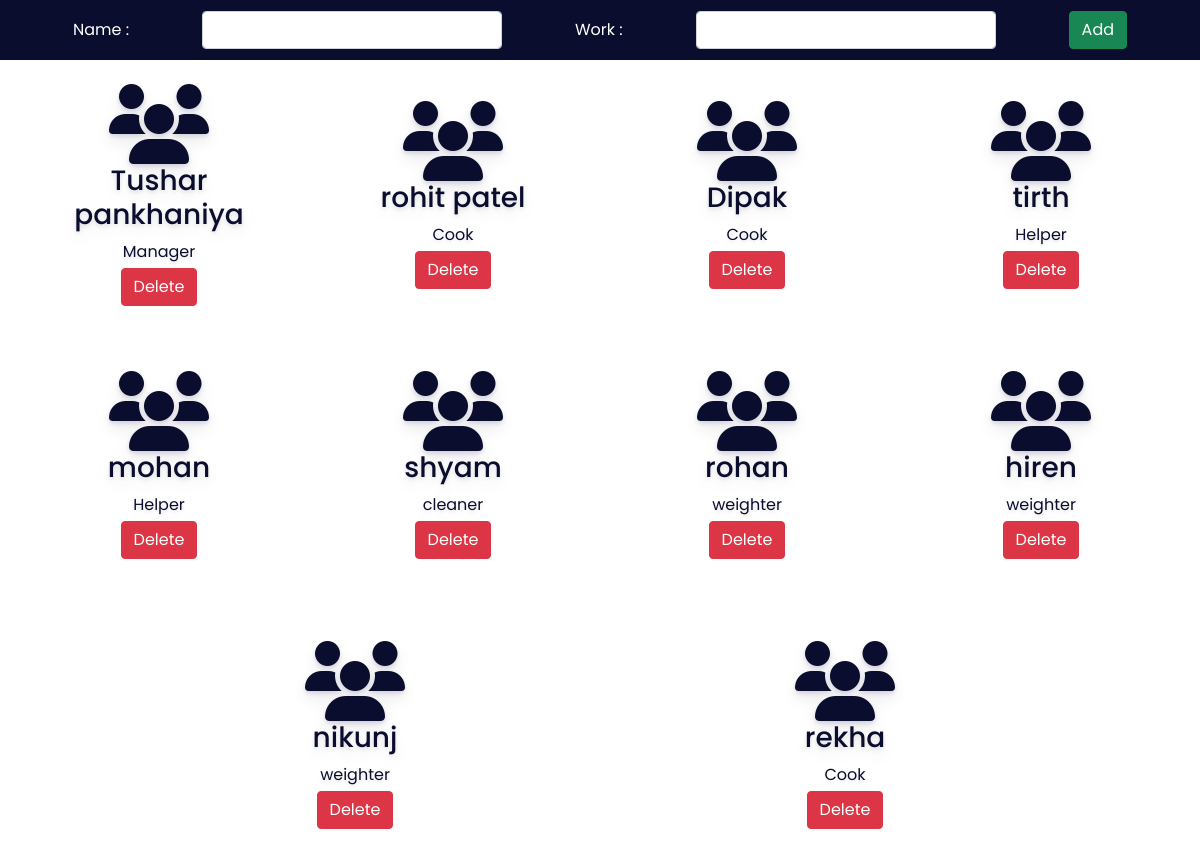
Before: /admin/staff.php with the older database file.
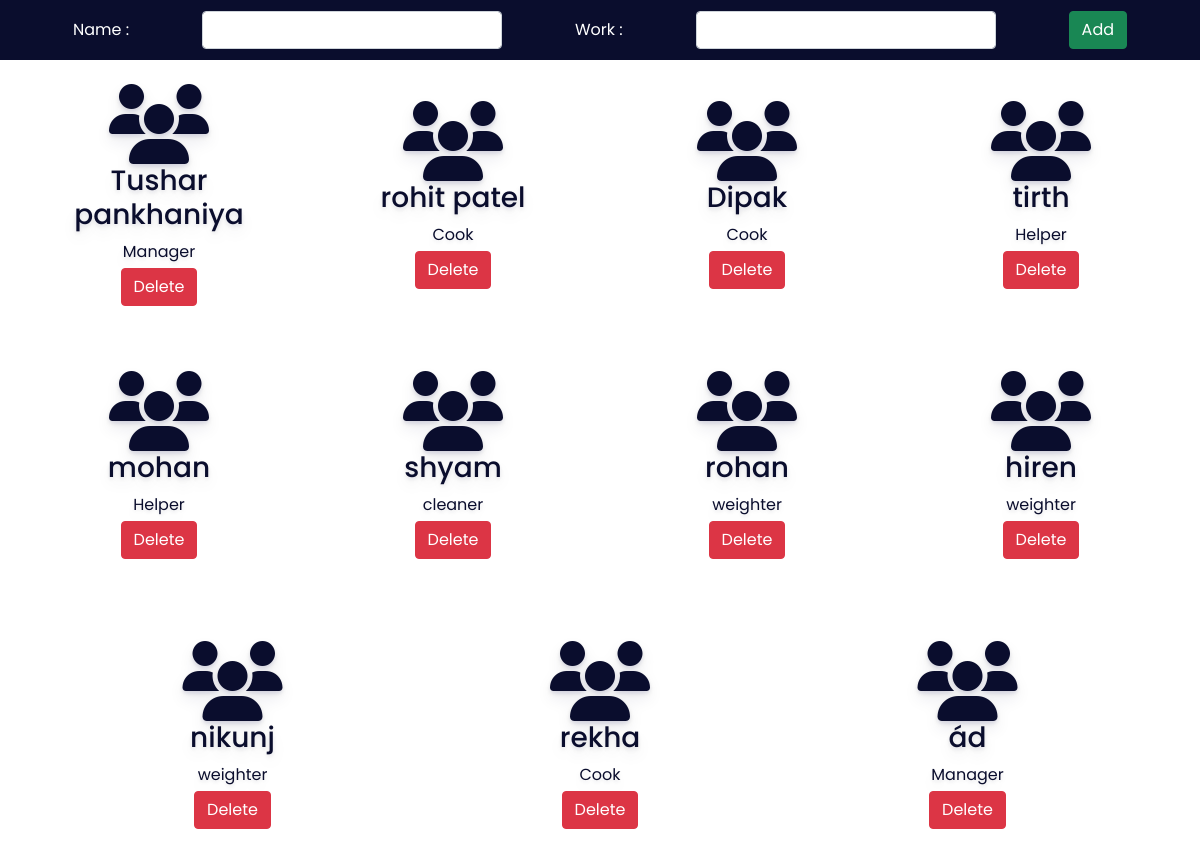
After: the same page with the newer database file.
### tables this page shows
CREATE TABLE `staff` (
  `id` int(30) NOT NULL,
  `name` varchar(30) NOT NULL,
  `work` varchar(30) NOT NULL,
  `Country` varchar(50) DEFAULT 'Main Branch'
);

### admin/staff.php (the view, shortened to what this page needs)
<?php
include '../config.php';
?>
<!DOCTYPE html>
<html lang="en">
<head>
    <link rel="stylesheet" href="https://cdnjs.cloudflare.com/ajax/libs/font-awesome/6.2.0/css/all.min.css" />
    <link href="https://cdn.jsdelivr.net/npm/bootstrap@5.0.2/dist/css/bootstrap.min.css" rel="stylesheet">
    <link rel="stylesheet" href="css/room.css">
</head>
<body>
    <div class="addroomsection">
        <form action="" method="POST">
            <label for="troom">Name :</label>
            <input type="text" name="staffname" class="form-control">
            <label for="bed">Work :</label>
            <select name="staffwork" class="form-control">
                <option value selected></option>
                <option value="Manager">Manager</option>
            </select>
            <button type="submit" class="btn btn-success" name="addstaff">Add</button>
        </form>
    </div>
    <div class="room">
    <?php
        $sql = "select * from staff";
        $re = mysqli_query($conn, $sql)
        ?>
        <?php
        while ($row = mysqli_fetch_array($re)) {
                echo "<div class='roombox'>
						<div class='text-center no-boder'>
                            <i class='fa fa-users fa-5x'></i>
							<h3>" . $row['name'] . "</h3>
                            <div class='mb-1'>" . $row['work'] . "</div>
                            <a href='staffdelete.php?id=". $row['id'] ."'><button class='btn btn-danger'>Delete</button></a>
						</div>
                    </div>";
        }
        ?>
    </div>
</body>
</html>

### admin/css/room.css (style rules this page uses)
:root { --bg-text-shadow: 0 2px 4px rgb(13 0 77 / 8%), 0 3px 6px rgb(13 0 77 / 8%), 0 8px 16px rgb(13 0 77 / 8%); --bg-box-shadow: 0px 0px 20px 6px rgba(8, 8, 15, 0.31); }
* { margin: 0; padding: 0; font-family: 'Poppins', sans-serif; }
.addroomsection { height: 60px; width: 100%; background-color: #0a0d2d; position:fixed; z-index: 100; }
.addroomsection form { height: 100%; display: flex; justify-content: space-evenly; align-items: center; }
.addroomsection form label { color: white; }
.addroomsection form select { width: 300px; }
.addroomsection form input { width: 300px; }
.room { display: flex; position: relative; top: 60px; height: 85vh; overflow-y: scroll; justify-content: space-evenly; flex-wrap: wrap; }
.roombox { height: 230px; width: 230px; margin: 20px; display: flex; flex-direction: column; justify-content: center; color: #0a0d2d; text-shadow: var(--bg-text-shadow); border-radius: 10px; }

### admin/staff.php (style rules this page uses)
.roombox { A background-color: #d1d7ff; padding: 10px; }

Changed rows visible on the page:
added staff: name "ád", work "Manager"
